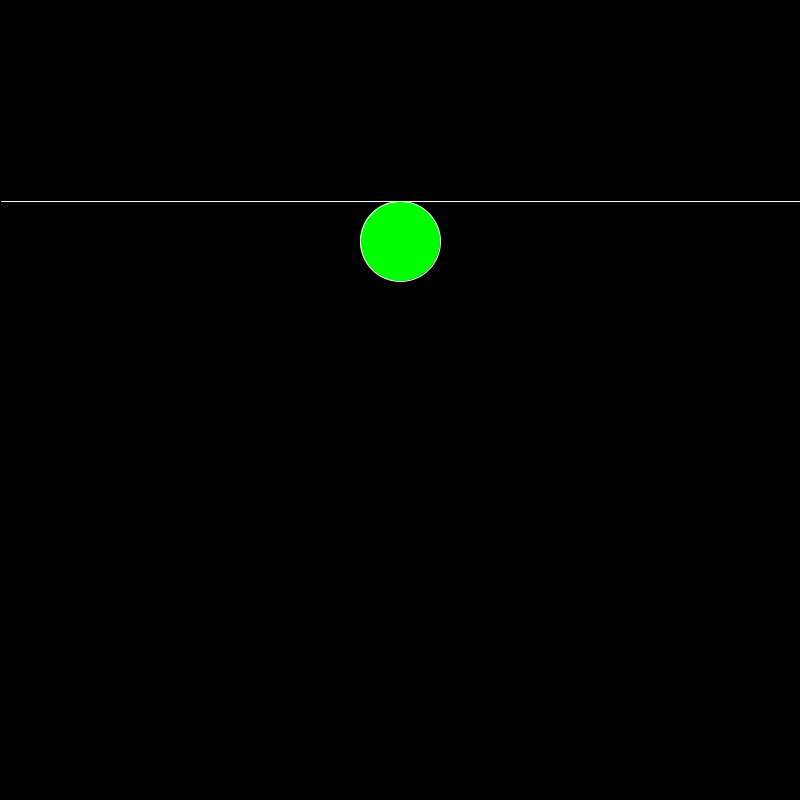
Frame 1 (no input)
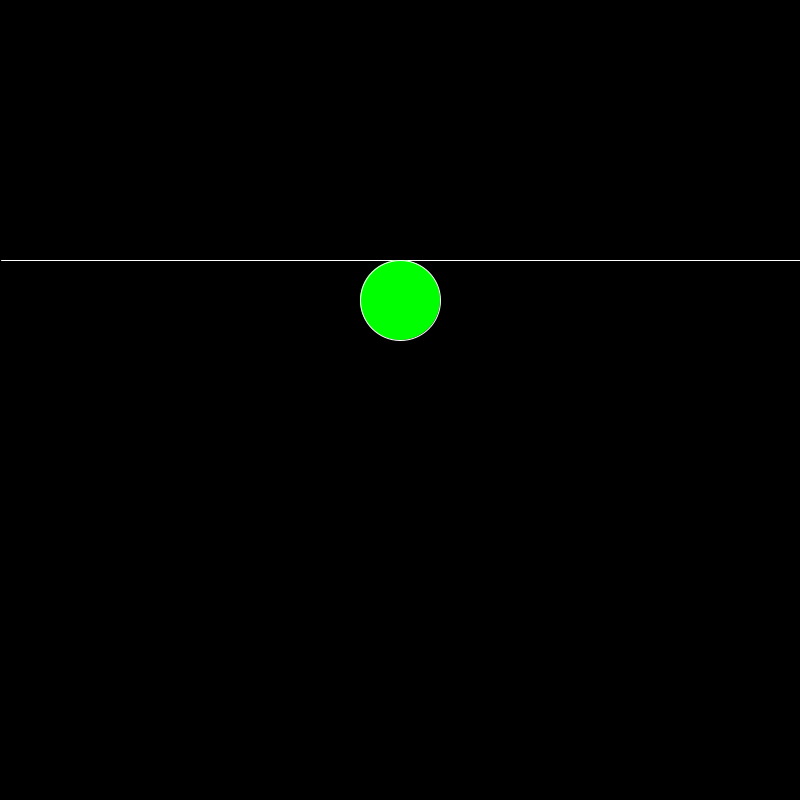
Frame 60 (the mouse pressed at the canvas centre just before this capture)
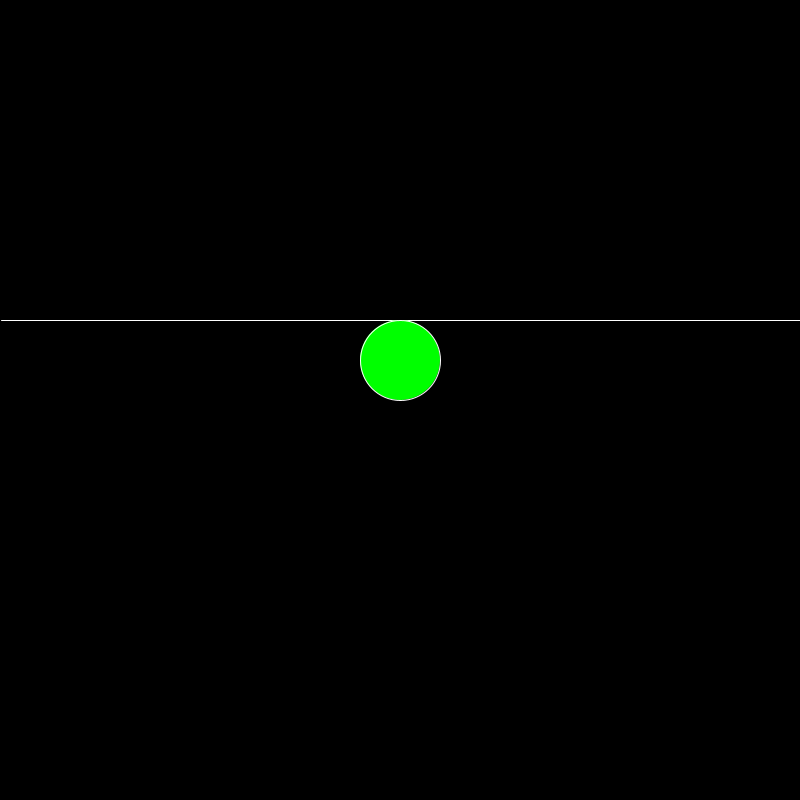
Frame 120 (the mouse held since frame 60 and released just before this capture)

The Processing sketch that drew these frames (run headless with seeded random() and noise(); from frame 60 on, the mouse is pressed at the canvas centre):

// Processing sketch: ejercicio_19
// ── ejercicio_19.pde
int linea;
int dir = 1;

void setup() {
  size(800, 800);
  linea = 200;
}

void draw() {
  background(0);
  
  for (int i = 0; i < 1; i++) {
    linea = linea + dir; // incrementa
  }
    if (linea >= height || linea <= 0) {
    dir = dir * -1;
  }
  println(linea);
  
  stroke(255);
  fill(0,255,0);
  line(dir, linea, width, linea);
  ellipse(width/2, linea + 40, 80, 80);
}
